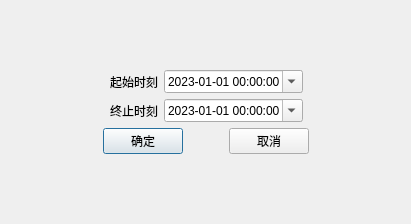
<?xml version="1.0" encoding="UTF-8"?>
<ui version="4.0">
 <class>MyDialog</class>
 <widget class="QDialog" name="MyDialog">
  <property name="geometry">
   <rect>
    <x>0</x>
    <y>0</y>
    <width>411</width>
    <height>224</height>
   </rect>
  </property>
  <property name="windowTitle">
   <string>Dialog</string>
  </property>
  <layout class="QHBoxLayout" name="horizontalLayout_5">
   <item>
    <layout class="QVBoxLayout" name="verticalLayout_2">
     <item>
      <spacer name="verticalSpacer">
       <property name="orientation">
        <enum>Qt::Vertical</enum>
       </property>
       <property name="sizeHint" stdset="0">
        <size>
         <width>20</width>
         <height>40</height>
        </size>
       </property>
      </spacer>
     </item>
     <item>
      <layout class="QHBoxLayout" name="horizontalLayout_4">
       <item>
        <spacer name="horizontalSpacer_8">
         <property name="orientation">
          <enum>Qt::Horizontal</enum>
         </property>
         <property name="sizeHint" stdset="0">
          <size>
           <width>40</width>
           <height>20</height>
          </size>
         </property>
        </spacer>
       </item>
       <item>
        <layout class="QVBoxLayout" name="verticalLayout">
         <item>
          <layout class="QHBoxLayout" name="horizontalLayout">
           <item>
            <spacer name="horizontalSpacer">
             <property name="orientation">
              <enum>Qt::Horizontal</enum>
             </property>
             <property name="sizeHint" stdset="0">
              <size>
               <width>40</width>
               <height>20</height>
              </size>
             </property>
            </spacer>
           </item>
           <item>
            <widget class="QLabel" name="label_1">
             <property name="text">
              <string>起始时刻</string>
             </property>
            </widget>
           </item>
           <item>
            <widget class="QDateTimeEdit" name="dateTimeEdit_1">
             <property name="dateTime">
              <datetime>
               <hour>0</hour>
               <minute>0</minute>
               <second>0</second>
               <year>2023</year>
               <month>1</month>
               <day>1</day>
              </datetime>
             </property>
             <property name="displayFormat">
              <string>yyyy-MM-dd HH:mm:ss</string>
             </property>
             <property name="calendarPopup">
              <bool>true</bool>
             </property>
            </widget>
           </item>
           <item>
            <spacer name="horizontalSpacer_2">
             <property name="orientation">
              <enum>Qt::Horizontal</enum>
             </property>
             <property name="sizeHint" stdset="0">
              <size>
               <width>40</width>
               <height>20</height>
              </size>
             </property>
            </spacer>
           </item>
          </layout>
         </item>
         <item>
          <layout class="QHBoxLayout" name="horizontalLayout_2">
           <item>
            <spacer name="horizontalSpacer_3">
             <property name="orientation">
              <enum>Qt::Horizontal</enum>
             </property>
             <property name="sizeHint" stdset="0">
              <size>
               <width>40</width>
               <height>20</height>
              </size>
             </property>
            </spacer>
           </item>
           <item>
            <widget class="QLabel" name="label_2">
             <property name="text">
              <string>终止时刻</string>
             </property>
            </widget>
           </item>
           <item>
            <widget class="QDateTimeEdit" name="dateTimeEdit_2">
             <property name="dateTime">
              <datetime>
               <hour>0</hour>
               <minute>0</minute>
               <second>0</second>
               <year>2023</year>
               <month>1</month>
               <day>1</day>
              </datetime>
             </property>
             <property name="displayFormat">
              <string>yyyy-MM-dd HH:mm:ss</string>
             </property>
             <property name="calendarPopup">
              <bool>true</bool>
             </property>
            </widget>
           </item>
           <item>
            <spacer name="horizontalSpacer_4">
             <property name="orientation">
              <enum>Qt::Horizontal</enum>
             </property>
             <property name="sizeHint" stdset="0">
              <size>
               <width>40</width>
               <height>20</height>
              </size>
             </property>
            </spacer>
           </item>
          </layout>
         </item>
         <item>
          <layout class="QHBoxLayout" name="horizontalLayout_3">
           <item>
            <spacer name="horizontalSpacer_5">
             <property name="orientation">
              <enum>Qt::Horizontal</enum>
             </property>
             <property name="sizeHint" stdset="0">
              <size>
               <width>40</width>
               <height>20</height>
              </size>
             </property>
            </spacer>
           </item>
           <item>
            <widget class="QPushButton" name="confirm_pushButton">
             <property name="text">
              <string>确定</string>
             </property>
            </widget>
           </item>
           <item>
            <spacer name="horizontalSpacer_6">
             <property name="orientation">
              <enum>Qt::Horizontal</enum>
             </property>
             <property name="sizeHint" stdset="0">
              <size>
               <width>40</width>
               <height>20</height>
              </size>
             </property>
            </spacer>
           </item>
           <item>
            <widget class="QPushButton" name="cancel_pushButton">
             <property name="text">
              <string>取消</string>
             </property>
            </widget>
           </item>
           <item>
            <spacer name="horizontalSpacer_7">
             <property name="orientation">
              <enum>Qt::Horizontal</enum>
             </property>
             <property name="sizeHint" stdset="0">
              <size>
               <width>40</width>
               <height>20</height>
              </size>
             </property>
            </spacer>
           </item>
          </layout>
         </item>
        </layout>
       </item>
       <item>
        <spacer name="horizontalSpacer_9">
         <property name="orientation">
          <enum>Qt::Horizontal</enum>
         </property>
         <property name="sizeHint" stdset="0">
          <size>
           <width>40</width>
           <height>20</height>
          </size>
         </property>
        </spacer>
       </item>
      </layout>
     </item>
     <item>
      <spacer name="verticalSpacer_2">
       <property name="orientation">
        <enum>Qt::Vertical</enum>
       </property>
       <property name="sizeHint" stdset="0">
        <size>
         <width>20</width>
         <height>40</height>
        </size>
       </property>
      </spacer>
     </item>
    </layout>
   </item>
  </layout>
 </widget>
 <resources/>
 <connections/>
</ui>
